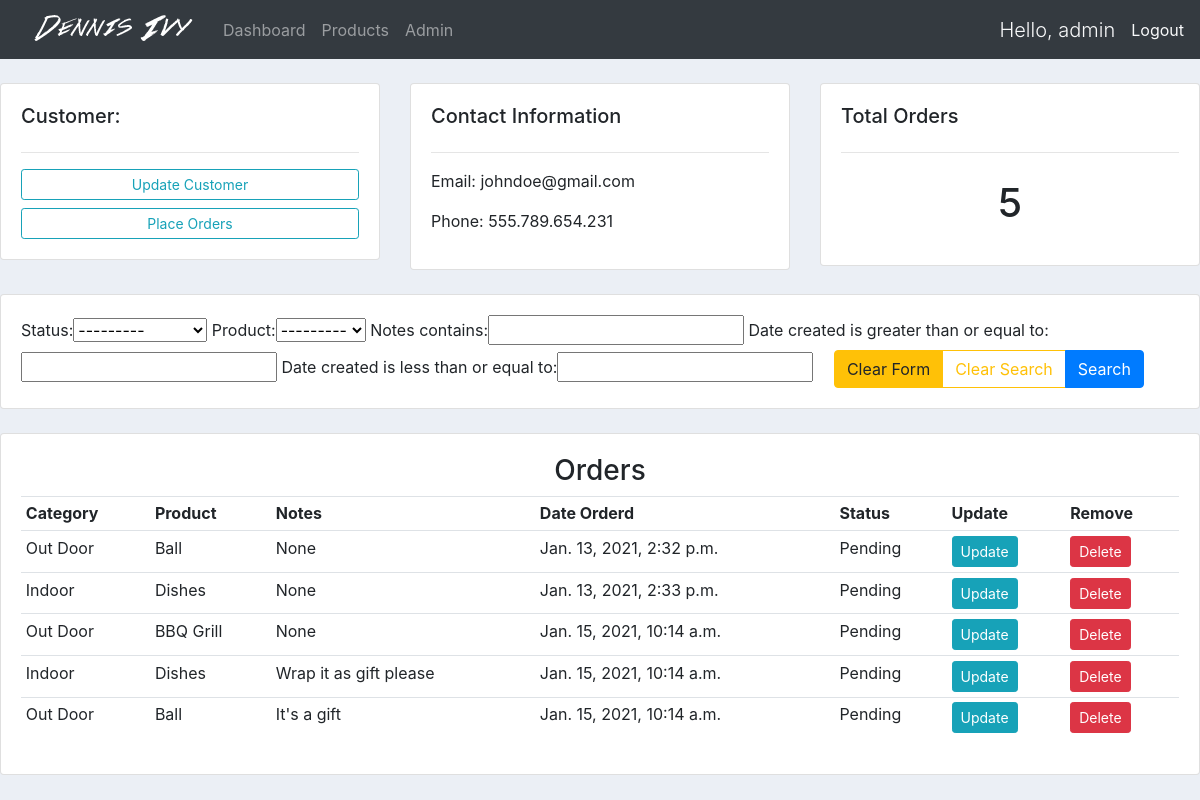
Page /customer/1 (signed in) on the committed database.
### accounts/models/customer.py (models this page shows, shortened)
class Customer(models.Model):
    user = models.OneToOneField(User, null=True, on_delete=models.CASCADE)
    name = models.CharField(max_length=200, null=True)
    phone = models.CharField(max_length=20, null=True)
    email = models.CharField(max_length=50, null=True)
    profile_picture = models.ImageField(
        default="profile_photo.png", null=True, blank=True
    )
    date_created = models.DateTimeField(auto_now_add=True)

### accounts/models/order.py (models this page shows, shortened)
class Order(models.Model):
    STATUS = (
        ('Pending', 'Pending'),
        ('Out of delivery', 'Out of delivery'),
        ('Delivered', 'Delivered'),
    )
    status = models.CharField(max_length=25, null=True, choices=STATUS)
    customer = models.ForeignKey(Customer, on_delete=models.SET_NULL, null=True)
    product = models.ForeignKey(Product, on_delete=models.SET_NULL, null=True)
    notes = models.CharField(max_length=200, null=True, blank=True)
    date_created = models.DateTimeField(auto_now_add=True, null=True)

### accounts/models/product.py (models this page shows)
class Product(models.Model):
    CATEGORIES = (
        ('Indoor', 'Indoor'),
        ('Out Door', 'Out Door'),
    )
    name = models.CharField(max_length=200, null=True)
    price = models.FloatField(null=True)
    category = models.CharField(max_length=200, null=True, choices=CATEGORIES)
    description = models.CharField(max_length=200, null=True, blank=True)
    tag = models.ManyToManyField(Tag)
    date_created = models.DateTimeField(auto_now_add=True, null=True)
    def __str__(self):
        return self.name

### accounts/decorators.py (the view)
    def wrapper_method(request, *args, **kwargs):
        user_groups = request.user.groups
        user_group_name = ''
        redirect_for = {
            'admin': view_method(request, *args, **kwargs),
            'customer': redirect('user_page'),
        }
        if user_groups.exists():
            user_group_name = user_groups.all()[0].name
        return redirect_for[user_group_name]

### accounts/templatetags/helpers.py (called while the page is built)
@register.simple_tag
def is_link_active(request, url):
    return 'active' if request.path == url else ''

### accounts/views.py (called while the page is built)
@login_required(login_url='login')
@admin_only
def customers(request, customer_id):
    customer = Customer.objects.get(id=customer_id)
    orders = customer.order_set.all()
    total_orders = orders.count()
    filter_orders = OrderFilter(request.GET, queryset=orders)
    orders = filter_orders.qs
    context = {
        'customer': customer,
        'orders': orders,
        'total_orders': total_orders,
        'filter_orders': filter_orders.form,
    }
    return render(request, 'pages/customers.html', context)

### accounts/templates/pages/customers.html (shortened to what this page needs)
{% extends 'base.html' %}
{% block content %}
<br>
<div class="row">
    <div class="col-md">
        <div class="card card-body">
            <h5>Customer:</h5>
            <hr>
            <a class="btn btn-outline-info  btn-sm btn-block" href="">Update Customer</a>
            <a
                href="{% url 'create_order' customer.id %}"
                class="btn btn-outline-info  btn-sm btn-block"
            >Place Orders</a>
        </div>
    </div>
    <div class="col-md">
        <div class="card card-body">
            <h5>Contact Information</h5>
            <hr>
            <p>Email: {{customer.email}}</p>
            <p>Phone: {{customer.phone}}</p>
        </div>
    </div>
    <div class="col-md">
        <div class="card card-body">
            <h5>Total Orders</h5>
            <hr>
            <h1 style="text-align: center;padding: 10px">{{total_orders}}</h1>
        </div>
    </div>
</div>
<br>
<div class="row">
    <div class="col">
        <div class="card card-body">
            <form method="get">
                {{filter_orders}}
                <div class="btn-group ml-3">
                    <button class="btn btn-warning" type="reset">Clear Form</button>
                    <a
                        href="{% url 'customer' customer.id %}"
                        class="btn btn-outline-warning"
                    >Clear Search</a>
                    <button class="btn btn-primary" type="submit">Search</button>
                </div>
            </form>
        </div>
    </div>
</div>
<br>
{% include 'partials/_customer_orders_table.html' %}
{% endblock content %}

### accounts/templates/partials/_navbar.html (shortened to what this page needs)
{% load static %}
{% load helpers %}
{% url 'dashboard' as dashboard_url %}
{% url 'products' as products_url %}
<nav class="navbar navbar-expand-lg navbar-dark bg-dark">
    <a href="{% url 'dashboard' %}">
        <img src="{% static 'images/logo.png' %}" alt="imagem escrito Dennis Ivy com uma fonte diferente">
    </a>
    <div class="collapse navbar-collapse" id="navbarNav">
      <ul class="navbar-nav">
        {% if request.user.is_staff %}
        <li class="nav-item {% is_link_active request dashboard_url %}">
            <a class="nav-link" href="{% url 'dashboard' %}">Dashboard</a>
        </li>
        <li class="nav-item {% is_link_active request products_url %}">
            <a class="nav-link" href="{% url 'products' %}">Products</a>
        </li>
        <li class="nav-item">
            <a class="nav-link" href="/admin" target="_blank">Admin</a>
        </li>
        {% endif %}
      </ul>
    </div>
    <span class="text-light lead">Hello, {{request.user}}</span>
    <a href="{% url 'logout' %}" class="ml-3 text-light">Logout</a>
</nav>

### accounts/templates/partials/_customer_orders_table.html
<div class="row">
    <div class="col-md">
        <div class="card card-body">
            <h3 class="text-center">Orders</h3>
            <table class="table table-sm">
                <tr>
                    <th>Category</th>
                    <th>Product</th>
                    <th>Notes</th>
                    <th>Date Orderd</th>
                    <th>Status</th>
                    {% if request.user.is_staff %}
                    <th>Update</th>
                    <th>Remove</th>
                    {% endif %}
                </tr>
                {% for order in orders %}
                <tr>
                    <td>{{order.product.category}}</td>
                    <td>{{order.product}}</td>
                    <td>{{order.notes}}</td>
                    <td>{{order.date_created}}</td>
                    <td>{{order.status}}</td>
                    {% if request.user.is_staff %}
                    <td>
                        <a
                            href="{% url 'update_order' order.id %}"
                            class="btn btn-sm btn-info"
                        >Update</a>
                    </td>
                    <td>
                        <a
                            href="{% url 'delete_order' order.id %}"
                            class="btn btn-sm btn-danger"
                        >Delete</a>
                    </td>
                    {% endif %}
                </tr>
                {% endfor %}
            </table>
        </div>
    </div>
</div>

### static/css/main.css (style rules this page uses)
body { background-color: #ebeff5; }

### rows in the picture
Customer: email "johndoe@gmail.com", phone "555.789.654.231"
Order: product.category "Out Door", product "Ball", notes "None", date_created "Jan. 13, 2021, 2:32 p.m.", status "Pending"
Order: product.category "Indoor", product "Dishes", notes "None", date_created "Jan. 13, 2021, 2:33 p.m.", status "Pending"
Order: product.category "Out Door", product "BBQ Grill", notes "None", date_created "Jan. 15, 2021, 10:14 a.m.", status "Pending"
Order: product.category "Indoor", product "Dishes", notes "Wrap it as gift please", date_created "Jan. 15, 2021, 10:14 a.m.", status "Pending"
Order: product.category "Out Door", product "Ball", notes "It's a gift", date_created "Jan. 15, 2021, 10:14 a.m.", status "Pending"

### other values in the picture
{{ request.user }} "admin"
{{ total_orders }} "5"
